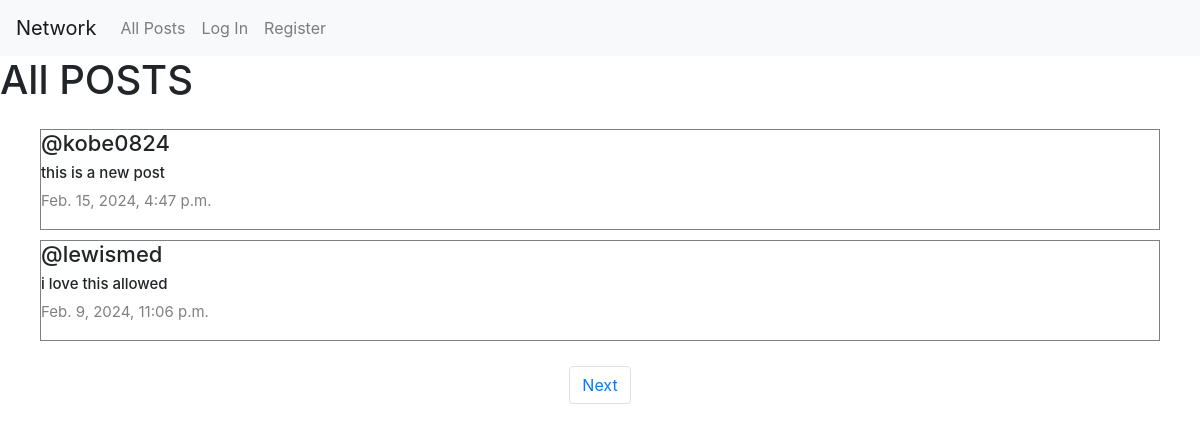
Before: / with the older database file.
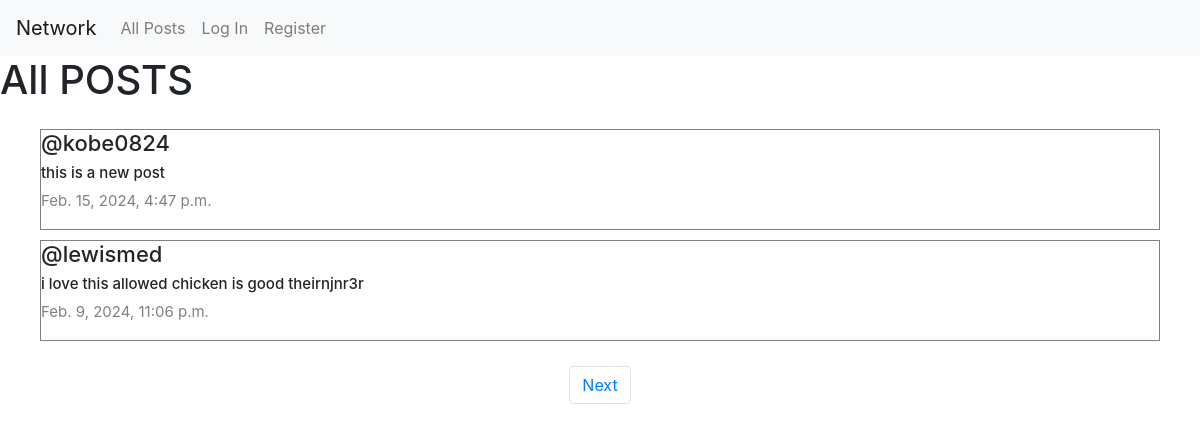
After: the same page with the newer database file.
### network/models.py (models this page shows, shortened)
class Post(models.Model):
    content=models.CharField(max_length=140)
    user=models.ForeignKey(User,on_delete=models.CASCADE,related_name="author")
    date=models.DateTimeField(auto_now_add=True)

class User(AbstractUser):
    pass

### network/views.py (the view)
# urls.py: path("", views.index, name="index"),
def index(request):
    allPosts=Post.objects.all().order_by("id").reverse()
    paginator=Paginator(allPosts,2)
    page_number= request.GET.get('page')
    posts_of_the_page=paginator.get_page(page_number)
    return render(request, "network/index.html",{
        "allPosts":allPosts,
        "posts_of_the_page":posts_of_the_page
    })

### network/templates/network/index.html (shortened to what this page needs)
{% extends "network/layout.html" %}
{% block body %}
<h1>All POSTS</h1>
<div class="all-posts" >
    {% for post in posts_of_the_page %}
    <div class="post" style="margin: 5px 20px; border:0.1px solid gray; display: flex;
    justify-content: center;
    flex-direction:column;
    box-sizing: border-box;">
        <h5 class="username">@{{ post.user }}</h5>
       <h6 class="content" id="content_{{post.id}}" >{{ post.content }}</h6>
        <p class="date"> {{ post.date }}</p>
    </div>
    {% endfor %}
</div>
<nav aria-label="Page navigation example">
    <ul class="pagination d-flex justify-content-center">
      {% if posts_of_the_page.has_next %}
      <li class="page-item"><a class="page-link" href="?page={{ posts_of_the_page.next_page_number }}">Next</a></li>
        {% endif %}
    </ul>
  </nav>
{% endblock %}

### network/templates/network/layout.html (shortened to what this page needs)
{% load static %}
<!DOCTYPE html>
<html lang="en">
    <head>
        <link rel="stylesheet" href="https://stackpath.bootstrapcdn.com/bootstrap/4.4.1/css/bootstrap.min.css">
        <link href="{% static 'network/styles.css' %}" rel="stylesheet">
    </head>
    <body>
        <nav class="navbar navbar-expand-lg navbar-light bg-light">
            <a class="navbar-brand" href="#">Network</a>
            <div>
              <ul class="navbar-nav mr-auto">
                <li class="nav-item">
                  <a class="nav-link" href="{% url 'index' %}">All Posts</a>
                </li>
                {% if user.is_authenticated %}
                    <li class="nav-item">
                        <a class="nav-link" href="{% url  'following' %}">Following</a>
                    </li>
                    <li class="nav-item">
                        <a class="nav-link" href="{% url 'logout' %}">Log Out</a>
                    </li>
                {% else %}
                    <li class="nav-item">
                        <a class="nav-link" href="{% url 'login' %}">Log In</a>
                    </li>
                    <li class="nav-item">
                        <a class="nav-link" href="{% url 'register' %}">Register</a>
                    </li>
                {% endif %}
              </ul>
            </div>
          </nav>
        <div class="body">
            {% block body %}
            {% endblock %}
        </div>
    </body>
</html>

### network/static/network/styles.css (style rules this page uses)
.all-posts { display: flex; justify-content: flex-start; flex-direction: column; margin: 20px; }
.content { font-size: 15px; }
.username { font-size: 22px; }
.date { color:gray; font-size: 15px; }

Changed rows visible on the page:
changed Post "lewismed": content "i love this allowed" → "i love this allowed chicken is good theirnjnr3r"
